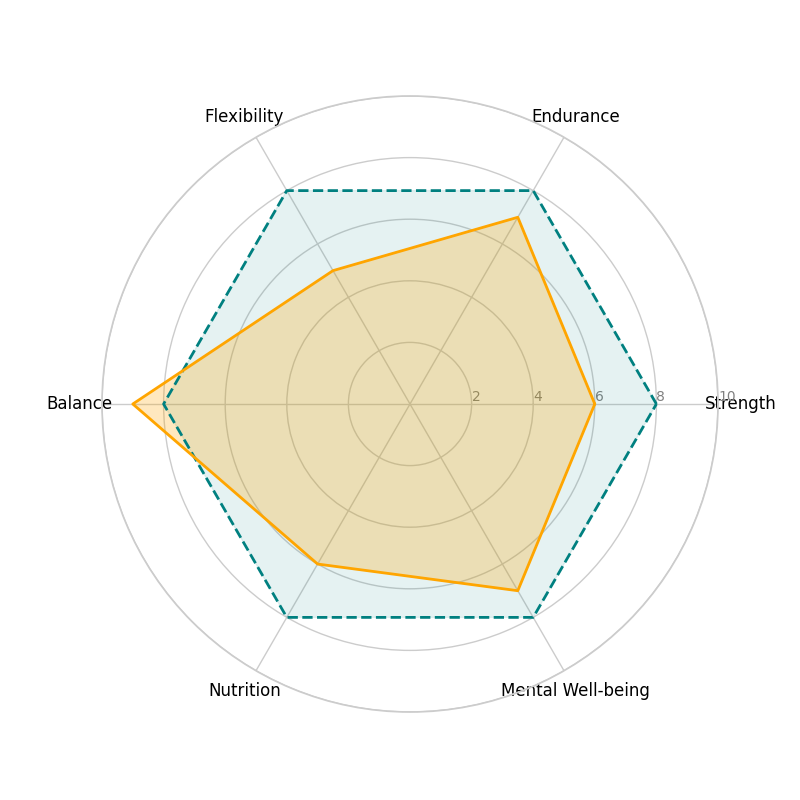

This figure's Python source:
import matplotlib.pyplot as plt
import numpy as np

# Define metrics
metrics = ['Strength', 'Endurance', 'Flexibility', 'Balance', 'Nutrition', 'Mental Well-being']

# Example data
ideal_plan = [8, 8, 8, 8, 8, 8]
current_plan = [6, 7, 5, 9, 6, 7]

# Number of variables
num_vars = len(metrics)

# Compute angle for each variable
angles = np.linspace(0, 2 * np.pi, num_vars, endpoint=False).tolist()

# Complete the loop
ideal_plan += ideal_plan[:1]
current_plan += current_plan[:1]
angles += angles[:1]

# Initialize the plot
fig, ax = plt.subplots(figsize=(8, 8), subplot_kw=dict(polar=True))

# Draw one axe per variable and add labels
plt.xticks(angles[:-1], metrics, color='black', size=12)

# Draw y-labels
ax.set_rlabel_position(0)
plt.yticks([2, 4, 6, 8, 10], ["2", "4", "6", "8", "10"], color="grey", size=10)
plt.ylim(0, 10)

# Plot the data
ax.plot(angles, ideal_plan, color='teal', linewidth=2, linestyle='dashed')
ax.fill(angles, ideal_plan, color='teal', alpha=0.1)

ax.plot(angles, current_plan, color='orange', linewidth=2, linestyle='solid')
ax.fill(angles, current_plan, color='orange', alpha=0.25)

# Display the plot
plt.show()
